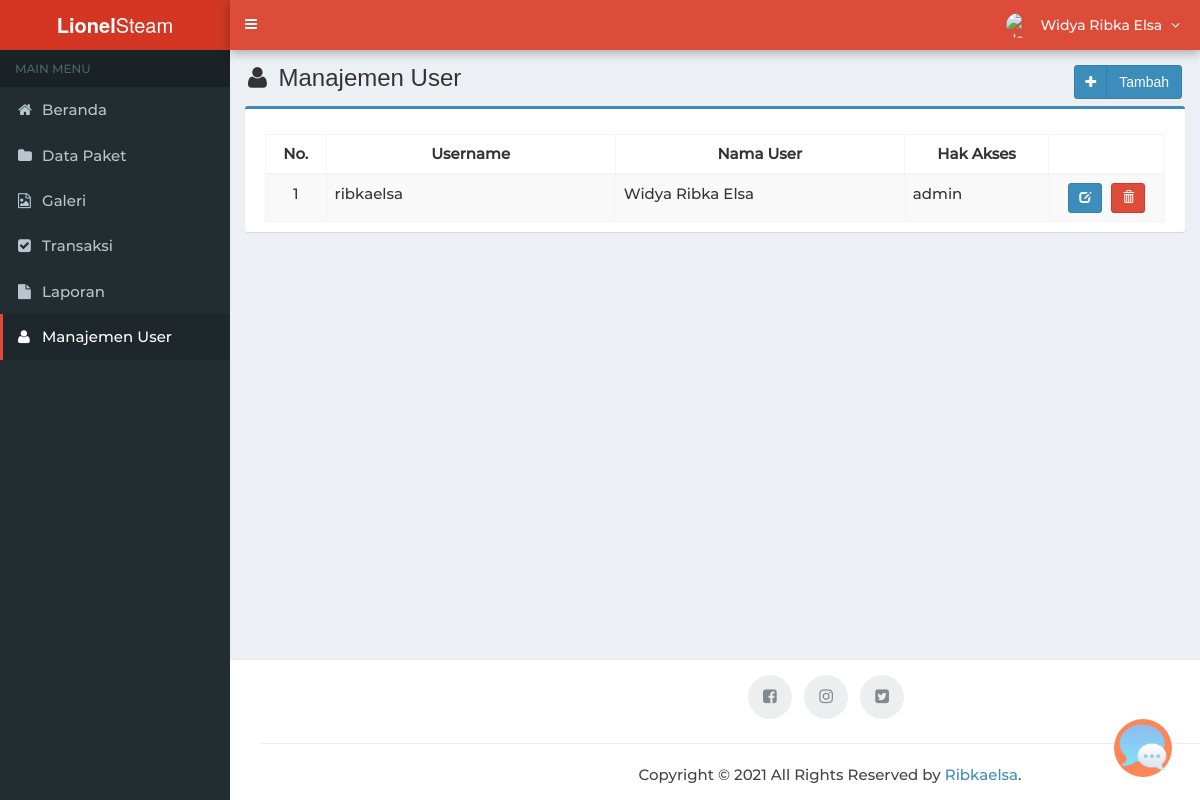
The app's page /main.php?module=user (signed in) with its own data.
### tables this page shows
CREATE TABLE `users` (
  `id_user` int(2) NOT NULL,
  `username` varchar(30) NOT NULL,
  `password` varchar(50) NOT NULL,
  `nama_user` varchar(30) NOT NULL,
  `hak_akses` enum('admin','user') NOT NULL
);

### modules/user/view.php (the view, shortened to what this page needs)
<section class="content-header">
  <h1>
    <i class="fa fa-user icon-title"></i> Manajemen User
    <a class="btn btn-primary btn-social pull-right" href="?module=form_user&form=add">
      <i class="fa fa-plus"></i> Tambah
    </a>
  </h1>
</section>
<section class="content">
  <div class="row">
    <div class="col-md-12">
      <div class="box box-primary">
        <div class="box-body">
          <table id="dataTables1" class="table table-bordered table-striped table-hover">
            <thead>
              <tr>
                <th class="center">No.</th>
                <th class="center">Username</th>
                <th class="center">Nama User</th>
                <th class="center">Hak Akses</th>
                <th></th>
              </tr>
            </thead>
            <tbody>
              <?php
              $no = 1;
              $query = mysqli_query($mysqli, "SELECT * FROM users ORDER BY id_user DESC")
                or die('Ada kesalahan pada query tampil Manajemen User: ' . mysqli_error($mysqli));
              while ($data = mysqli_fetch_assoc($query)) {
                echo "<tr>
                      <td width='40' class='center'>$no</td>
                      <td width='200'>$data[username]</td>
                      <td width='200'>$data[nama_user]</td>
                      <td width='100'>$data[hak_akses]</td>
                      <td class='center' width='80'>
                        <div>
                          <a data-toggle='tooltip' data-placement='top' title='Ubah' style='margin-right:5px' class='btn btn-primary btn-sm' href='?module=form_user&form=edit&id=$data[id_user]'>
                              <i style='color:#fff' class='glyphicon glyphicon-edit'></i>
                          </a>";
                if ($data['id_user'] == '1') { ?>
                  <a data-toggle="tooltip" data-placement="top" title="Hapus" class="btn btn-danger btn-sm" onclick="return alert('Username indrasatya tidak bisa dihapus.');">
                    <i style="color:#fff" class="glyphicon glyphicon-trash"></i>
                  </a>
                <?php } ?>
              <?php
                echo "    </div>
                      </td>
                    </tr>";
                $no++;
              }
              ?>
            </tbody>
          </table>
        </div>
      </div>
    </div>
  </div>
</section><!-- /.content

### assets/css/style.css (style rules this page uses)
.btn-social *:first-child { border-right: 1px solid rgba(0, 0, 0, 0.1); bottom: 0; font-size: 1em !important; left: 0; line-height: 32px !important; position: absolute; text-align: center; top: 0; width: 32px !important; }
.content-header { padding: 15px 18px 0; position: relative; }
.center { text-align:center; }
.icon-title { margin-right: 5px; }
body { background-color: #fff; color: #333; font-size: 15px; line-height: 1.42857; }

### assets/css/style_user.css (style rules this page uses)
* { margin: 0; padding: 0; box-sizing: border-box; }
body { font-family: 'montm'; }

### records on screen
users: username "ribkaelsa", nama_user "Widya Ribka Elsa", hak_akses "admin"

### other values on screen
$_SESSION['nama_user'] "Widya Ribka Elsa"
